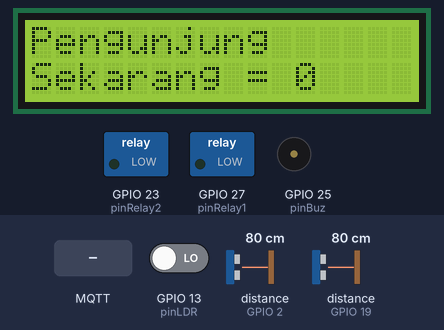
Simulated run of this sketch. Board: ESP32. Parts: 16×2 character LCD, switched loads named in the sketch (green lamp = pin HIGH), buzzer (waves = sounding, pin HIGH). Wiring (inferred from the names in the program): 2 × ultrasonic range finder: trigger GPIO 4, echo GPIO 2 / trigger GPIO 18, echo GPIO 19. The inputs (shaded band) are chosen by the test bench; at power-on: distance to the obstacle (sensors on GPIO 2, GPIO 19) 80 cm, GPIO 13 (pinLDR) LOW. The echo pulse lasts 58.3 µs per cm; WiFi joins after 1.5 s; servers stay silent unless stated; random numbers use the default seed unless the sketch sets one; no MQTT or app messages arrive unless stated; pins used as bus, display or sensor lines are not drawn; what the sketch prints to the serial monitor is not drawn.

Above: at 2.7 s.
2.8 s: distance to the obstacle (sensor on GPIO 2) set to 11 cm
4.9 s: distance to the obstacle (sensor on GPIO 2) set to 8 cm
At 6.3 s:
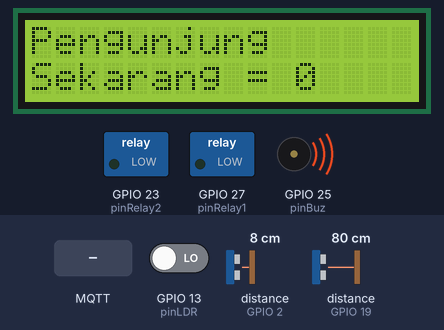
At 7.3 s:
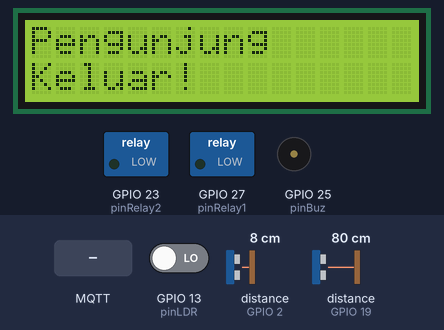
9.1 s: distance to the obstacle (sensor on GPIO 19) set to 11 cm
13.0 s: distance to the obstacle (sensor on GPIO 19) set to 8 cm
At 15.3 s:
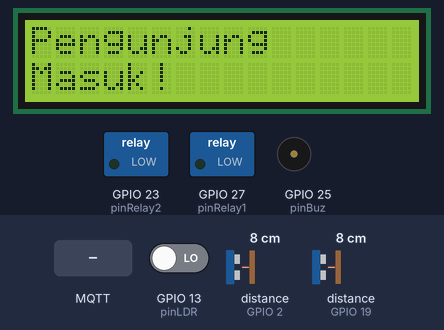
17.2 s: MQTT message "1" arrives on the first subscribed topic
19.7 s: GPIO 13 (pinLDR) driven HIGH
At 24.5 s:
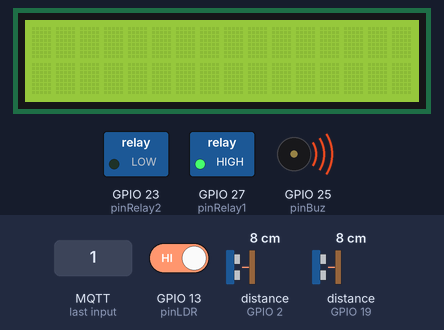
Timing chart, 0 to 24.9 s (numbered marks = the images above; inputs shaded):
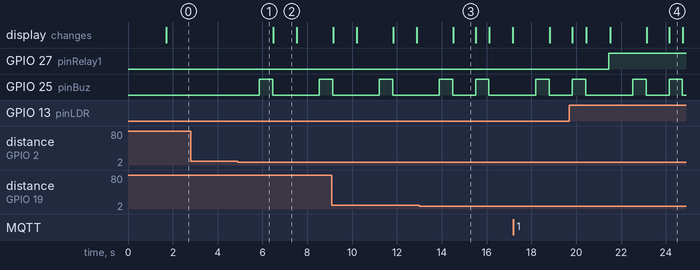

Measured:
- the behaviour switches between 10 and 9 cm on distance to the obstacle (sensor on GPIO 2) (found by bisection; images 0 and 1)
- the behaviour switches between 10 and 9 cm on distance to the obstacle (sensor on GPIO 19) (found by bisection; images 2 and 3)
- after the input at 2.8 s, every drawn part: stays the same
- after the input at 4.9 s, GPIO 25 (pinBuz): LOW → HIGH after 0.97 s, → LOW 0.60 s later, → HIGH 2.1 s later
- after the input at 19.7 s, GPIO 27 (pinRelay1): LOW → HIGH after 1.7 s
- what the display in image 2 shows lasts 1.0 s, from 6.5 s to 7.5 s
- what the display in image 4 shows lasts 0.7 s, from 24.1 s to 24.8 s

The sketch:

finaltsaproject_-_fix.ino
```cpp
#include <WiFi.h>
#include <PubSubClient.h>
#include <ArduinoJson.h>
#include <LiquidCrystal_I2C.h>

#define pinTrigIn 18
#define pinEchoIn 19

#define pinTrigOut 4
#define pinEchoOut 2

#define pinRelay1 27
#define pinRelay2 23

#define pinBuz 25

#define pinLDR 13

int totalColumns = 16;
int totalRows = 2;

LiquidCrystal_I2C lcd(0x27, totalColumns, totalRows);

String staticMessage = "Pengunjung";
String scrollingMessage = "Sekarang";

long duration;
int distance;

int camera = 0;
String StrCamera = "";

// Konfigurasi Access Point
const char* ssid = " ";
const char* password = " ";

// Konfigurasi Thingsboard
const char* usermqtt = " ";
const char* passmqtt = " ";
const char* mqtt_server = "armadillo.rmq.cloudamqp.com";

unsigned long lastMsg = 0;
const char* topic = "jmlPelanggan";

WiFiClient espClient;
PubSubClient client(espClient);
DynamicJsonDocument dataEncode(1024);

float readDistanceIn(){
  digitalWrite(pinTrigIn, LOW);
  delayMicroseconds(2);

  // Sets the trigPin on HIGH state for 10 micro seconds
  digitalWrite(pinTrigIn, HIGH);
  delayMicroseconds(10);
  digitalWrite(pinTrigIn, LOW);

  int duration = pulseIn(pinEchoIn, HIGH);

  // Calculating the distance
  return duration * 0.0344 / 2;
}

float readDistanceOut(){
  digitalWrite(pinTrigOut, LOW);
  delayMicroseconds(2);

  // Sets the trigPin on HIGH state for 10 micro seconds
  digitalWrite(pinTrigOut, HIGH);
  delayMicroseconds(10);
  digitalWrite(pinTrigOut, LOW);

  int duration = pulseIn(pinEchoOut, HIGH);

  // Calculating the distance
  return duration * 0.0344 / 2;
}

void setup_wifi() {

  delay(10);
  // We start by connecting to a WiFi network
  Serial.println();
  Serial.print("Connecting to ");
  Serial.println(ssid);

  WiFi.mode(WIFI_STA);
  WiFi.begin(ssid, password);

  while (WiFi.status() != WL_CONNECTED) {
    delay(500);
    Serial.print(".");
  }

  Serial.println("");
  Serial.println("WiFi connected");
  Serial.println("IP address: ");
  Serial.println(WiFi.localIP());
}

void reconnect() {
  // Loop until we're reconnected
  while (!client.connected()) {
    Serial.print("Attempting MQTT connection...");
    // Create a random client ID
    String clientId = "ESP8266Client-";
    clientId += String(random(0xffff), HEX);
    // Attempt to connect
    if (client.connect(clientId.c_str(), usermqtt, passmqtt)) {
      Serial.println("Connected");
      client.subscribe("python/test");

    } else {
      Serial.print("failed, rc=");
      Serial.print(client.state());
      Serial.println(" try again in 5 seconds");
      // Wait 5 seconds before retrying
      delay(5000);
    }
  }
}

void callback(char* topic, byte* payload, unsigned int length) {
  Serial.print("Message arrived [");
  Serial.print(topic);
  Serial.print("] ");
  for (int i = 0; i < length; i++) {
    Serial.print((char)payload[i]);
    StrCamera = StrCamera + (char)payload[i];
  }
  Serial.println();
  camera = StrCamera.toInt();
  StrCamera = "";
}

void setup() {
  // put your setup code here, to run once:
  Serial.begin(9600);
  pinMode(pinTrigIn, OUTPUT);
  pinMode(pinEchoIn, INPUT);
  pinMode(pinTrigOut, OUTPUT);
  pinMode(pinEchoOut, INPUT);
  pinMode(pinRelay1,OUTPUT);
  pinMode(pinRelay2,OUTPUT);
  pinMode(pinBuz, OUTPUT);
  digitalWrite(pinBuz, LOW);
  lcd.init();
  lcd.backlight();

  setup_wifi();

  client.setServer(mqtt_server, 1883);
  client.setCallback(callback);

}

void loop() {

  if (!client.connected()) {
    reconnect();
  }
  client.loop();

  float LDR_val = digitalRead(pinLDR);
  Serial.print("Lux :");
  Serial.println(LDR_val);

  int jarakIn = readDistanceIn();
  Serial.print("Jarak Masuk :");
  Serial.println(jarakIn);

  int jarakOut = readDistanceOut();
  Serial.print("Jarak Keluar :");
  Serial.println(jarakOut);

  if (jarakIn < 10){
    Serial.println("Masuk!");
    digitalWrite(pinBuz, HIGH);
    delay(600);
    digitalWrite(pinBuz, LOW);
    lcd.clear();
    lcd.setCursor(0, 0);
    lcd.print(staticMessage);
    lcd.setCursor(0, 1);
    lcd.print("Masuk!");
    delay(1000);
    lcd.clear();
    client.publish(topic, "Masuk!");
  }


  if (jarakOut < 10){
    Serial.println("Keluar!");
    digitalWrite(pinBuz, HIGH);
    delay(600);
    digitalWrite(pinBuz, LOW);
    lcd.clear();
    lcd.setCursor(0, 0);
    lcd.print(staticMessage);
    lcd.setCursor(0, 1);
    lcd.print("Keluar!");
    delay(1000);
    lcd.clear();
    client.publish(topic, "Keluar!");
  }

  if (digitalRead(pinLDR) == 1) {
    digitalWrite(pinRelay1, HIGH);
    lcd.clear();
    lcd.setCursor(0, 0);
    lcd.print("Lampu 1");
    lcd.setCursor(0, 1);
    lcd.print("Menyala");
    lcd.clear();
    if (camera > 3) {
      digitalWrite(pinRelay2, HIGH);
      lcd.clear();
      lcd.setCursor(0, 0);
      lcd.print("Lampu 2");
      lcd.setCursor(0, 1);
      lcd.print("Menyala");
      lcd.clear();
    } else if(camera <= 3) {
      digitalWrite(pinRelay2, LOW);
      lcd.clear();
      lcd.setCursor(0, 0);
      lcd.print("Lampu 2");
      lcd.setCursor(0, 1);
      lcd.print("Menyala");
      lcd.clear();
    }
  } else {
    digitalWrite(pinRelay1, LOW);
    digitalWrite(pinRelay2, LOW);
    lcd.clear();
    lcd.setCursor(0, 0);
    lcd.print("Lampu");
    lcd.setCursor(0, 1);
    lcd.print("Mati");
    lcd.clear();
  }

  lcd.setCursor(0, 0);
  lcd.print(staticMessage);
  lcd.setCursor(0, 1);
  lcd.print("Sekarang = " + String(camera) + "          ");

  delay(1000);
}
```
